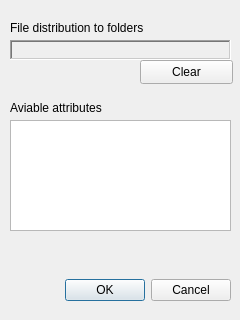
<?xml version="1.0" encoding="UTF-8"?>
<ui version="4.0">
 <class>newdistribution</class>
 <widget class="QDialog" name="newdistribution">
  <property name="geometry">
   <rect>
    <x>0</x>
    <y>0</y>
    <width>240</width>
    <height>320</height>
   </rect>
  </property>
  <property name="windowTitle">
   <string>Dialog</string>
  </property>
  <widget class="QDialogButtonBox" name="buttonBox">
   <property name="geometry">
    <rect>
     <x>10</x>
     <y>270</y>
     <width>221</width>
     <height>41</height>
    </rect>
   </property>
   <property name="orientation">
    <enum>Qt::Horizontal</enum>
   </property>
   <property name="standardButtons">
    <set>QDialogButtonBox::Cancel|QDialogButtonBox::Ok</set>
   </property>
  </widget>
  <widget class="QLabel" name="distribution">
   <property name="geometry">
    <rect>
     <x>10</x>
     <y>40</y>
     <width>221</width>
     <height>20</height>
    </rect>
   </property>
   <property name="frameShape">
    <enum>QFrame::WinPanel</enum>
   </property>
   <property name="frameShadow">
    <enum>QFrame::Sunken</enum>
   </property>
   <property name="text">
    <string/>
   </property>
  </widget>
  <widget class="QPushButton" name="clearButton">
   <property name="geometry">
    <rect>
     <x>140</x>
     <y>60</y>
     <width>93</width>
     <height>24</height>
    </rect>
   </property>
   <property name="text">
    <string>Clear</string>
   </property>
  </widget>
  <widget class="QTableWidget" name="aviableAttributes">
   <property name="geometry">
    <rect>
     <x>10</x>
     <y>120</y>
     <width>221</width>
     <height>111</height>
    </rect>
   </property>
   <property name="editTriggers">
    <set>QAbstractItemView::NoEditTriggers</set>
   </property>
   <property name="columnCount">
    <number>1</number>
   </property>
   <attribute name="horizontalHeaderVisible">
    <bool>false</bool>
   </attribute>
   <attribute name="verticalHeaderVisible">
    <bool>false</bool>
   </attribute>
   <column/>
  </widget>
  <widget class="QLabel" name="label">
   <property name="geometry">
    <rect>
     <x>10</x>
     <y>20</y>
     <width>161</width>
     <height>16</height>
    </rect>
   </property>
   <property name="text">
    <string>File distribution to folders</string>
   </property>
  </widget>
  <widget class="QLabel" name="label_2">
   <property name="geometry">
    <rect>
     <x>10</x>
     <y>100</y>
     <width>111</width>
     <height>16</height>
    </rect>
   </property>
   <property name="text">
    <string>Aviable attributes </string>
   </property>
  </widget>
 </widget>
 <resources/>
 <connections>
  <connection>
   <sender>buttonBox</sender>
   <signal>accepted()</signal>
   <receiver>newdistribution</receiver>
   <slot>accept()</slot>
   <hints>
    <hint type="sourcelabel">
     <x>248</x>
     <y>254</y>
    </hint>
    <hint type="destinationlabel">
     <x>157</x>
     <y>274</y>
    </hint>
   </hints>
  </connection>
  <connection>
   <sender>buttonBox</sender>
   <signal>rejected()</signal>
   <receiver>newdistribution</receiver>
   <slot>reject()</slot>
   <hints>
    <hint type="sourcelabel">
     <x>316</x>
     <y>260</y>
    </hint>
    <hint type="destinationlabel">
     <x>286</x>
     <y>274</y>
    </hint>
   </hints>
  </connection>
 </connections>
</ui>
